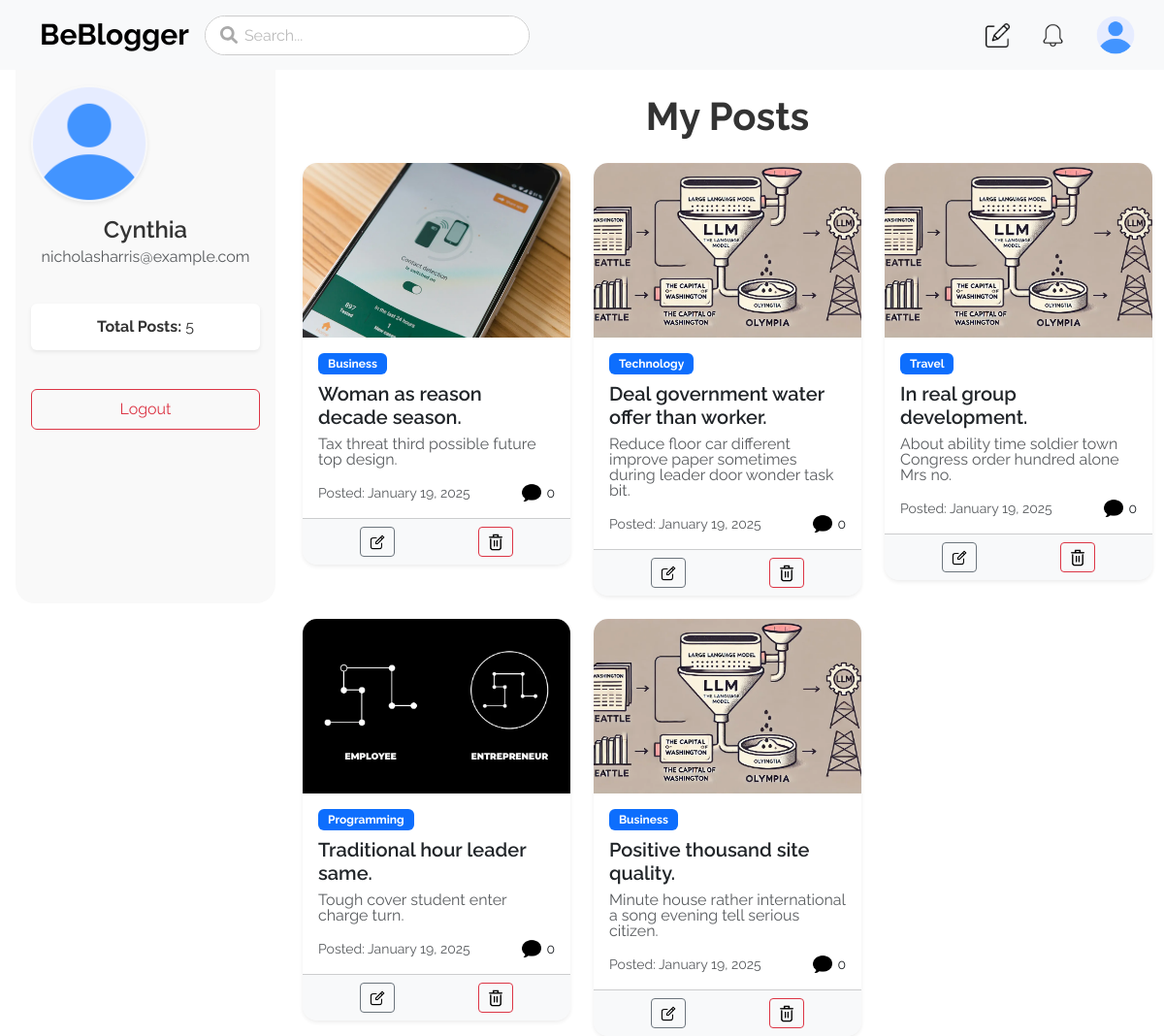
Page /blog/profile/ (signed in) on the committed database.
### Blog_App/models.py (models this page shows, shortened)
class Post(models.Model):
    author = models.ForeignKey(User, on_delete=models.CASCADE)
    title = models.CharField(max_length=200)
    title_description = models.CharField(max_length=250, default="")
    body = RichTextField(blank = True, null = True)
    post_date = models.DateField(auto_now_add=True)
    category = models.CharField(max_length=200, default="ALL")
    post_image = models.ImageField(null=True, blank=True, upload_to="images/", default='images/default_image.jpg')

### Blog_App/views.py (the view)
# urls.py: path("profile/", views.profile, name="profile"),
def profile(request):
    user = request.user
    search_query = request.GET.get('search', '')
    posts = Post.objects.filter(author = user, title__icontains=search_query) if search_query else Post.objects.filter(author=user)
    return render(request, "profile.html", {'posts' : posts})

### Blog_App/Templates/profile.html
{% extends "base1.html" %}
{% block main %}
<div class="container-fluid">
  <div class="row">
    <div class="col-md-3 px-3 alert-warning position-absolute d-none d-md-block" id="sticky-sidebar">
      <div class="nav flex-column p-3 text-center" id="sidebar"
        style="background-color: #f9f9f9; border-bottom-right-radius: 20px; border-bottom-left-radius: 20px;  height: 550px;">
        <img
          src="{% if request.user.userprofile.profile_image %}{{ MEDIA_URL }}{{ request.user.userprofile.profile_image }}{% else %}/static/images/user.png{% endif %}"
          alt="User Profile" class="rounded-circle shadow-sm" style="width: 120px; height: 120px; margin-bottom: 15px;">
        <h4 style="font-weight: 600; margin-bottom: 5px;">{{ request.user.first_name }}</h4>
        <p class="text-muted">{{ request.user.username }}</p>
        <div class="mt-4">
          <div class="p-3 mb-3 rounded shadow-sm" style="background-color: #fff;">
            <strong>Total Posts:</strong> {{ posts.count }}
          </div>
        </div>
        <a href="{% url 'Logout' %}" class="btn btn-outline-danger mt-4 px-4 py-2">Logout</a>
      </div>
    </div>
    <div class="col-md-9 offset-md-3 col-12" id="main">
      <div class="text-center my-4">
        <h1 style="font-weight: 700; color: #333;">My Posts</h1>
      </div>
      <div class="row g-4">
        {% for post in posts %}
        <div class="col-md-6 col-lg-4">
          <div
            class="card shadow-sm"
            style="border: none; border-radius: 15px; overflow: hidden;"
          >
            <a href="{% url 'post-detail' post.pk %}" style="text-decoration: none; color: inherit;">
              <img
                src="{% if post.post_image %}{{ post.post_image.url }}{% else %}/static/images/default_image.webp{% endif %}"
                class="card-img-top"
                alt="Post Image"
                style="height: 180px; object-fit: cover;"
              >
              <div class="card-body">
                <span
                  class="badge bg-primary mb-2"
                  style="font-size: 12px; padding: 5px 10px;"
                >
                  {{ post.category }}
                </span>
                <h5 class="card-title" style="font-weight: 600;">{{ post.title }}</h5>
                <p class="card-text text-muted">
                  {{ post.title_description|truncatewords:15 }}
                </p>
                <div class="d-flex justify-content-between align-items-center mt-3">
                  <small class="text-muted">Posted: {{ post.post_date|date:"F d, Y" }}</small>
                  <div class="d-flex align-items-center">
                    <img src="/static/images/comment.png" alt="Comments" style="width: 20px; height: 20px;">
                    <span style="margin-left: 5px; font-size: 14px;">{{ post.comments.count }}</span>
                  </div>
                </div>
              </div>
            </a>
            <div class="card-footer d-flex justify-content-around bg-light">
              <a href="{% url 'update_post' post.pk %}" class="btn btn-outline-secondary btn-sm">
                <img src="/static/images/edit.png" alt="Edit" style="width: 18px;">
              </a>
              <a href="{% url 'delete_post' post.pk %}" class="btn btn-outline-danger btn-sm">
                <img src="/static/images/delete.png" alt="Delete" style="width: 18px;">
              </a>
            </div>
          </div>
        </div>
        {% endfor %}
      </div>
    </div>
  </div>
</div>
{% endblock main %}

### Blog_App/Templates/base1.html (shortened to what this page needs)
<!DOCTYPE html>
<html lang="en">
<head>
    <link href="https://cdn.jsdelivr.net/npm/bootstrap@5.3.0-alpha1/dist/css/bootstrap.min.css" rel="stylesheet">
    <link rel="stylesheet" href="/static/css/blog_style/style.css">
</head>
<body>
    <nav class="navbar navbar-expand navbar-light bg-light">
        <div class="container">
            <a class="navbar-brand" href="{% url 'home' %}" style="font-weight: 700; font-size: 30px; margin-left: -1px;">BeBlogger</a>
            <form class="search-form" style="width: 30%;">
                <i class="fas fa-search search-icon"></i>
                <input type="search" placeholder="Search..." name = "search">
            </form>
            <div class="collapse navbar-collapse" id="navbarNav">
                <ul class="navbar-nav ms-auto align-items-center" style="margin-right: -20px;">
                    <li class="nav-item me-3">
                        <a class="nav-link" href="{% url 'add_post' %}">
                            <img src="/static/images/write.png" alt="Profile" style="width: 25px; height: 25px;">
                        </a>
                    </li>
                    <li class="nav-item me-3">
                        <a class="nav-link" href="#">
                            <img src="/static/images/notification.png" alt="Profile"
                                style="width: 25px; height: 25px; ">
                        </a>
                    </li>
                    <li class="nav-item">
                        <a class="nav-link" href="{% url 'profile' %}">
                            <img src="/static/images/user.png" alt="Profile" class="rounded-circle"
                                style="width: 40px; height: 40px;">
                        </a>
                    </li>
                </ul>
            </div>
        </div>
    </nav>
    {% block main %}
    {% endblock main %}
</body>
</html>

### Static/css/blog_style/style.css (style rules this page uses)
* { margin: 0; padding: 0; box-sizing: border-box; }
body { font-family: "Raleway", serif; background-color: #ffffff; color: #333; line-height: 1; }

### Blog_App/Templates/base1.html (style rules this page uses)
.search-form { position: relative; display: flex; align-items: center; border: 1px solid #ccc; border-radius: 50px; background-color: #fff; width: 100%; }
.search-form input { width: 100%; padding: 10px 15px 10px 40px; font-size: 16px; border: none; border-radius: 50px; outline: none; }
.search-form input::placeholder { color: #bbb; }
.search-form .search-icon { position: absolute; left: 15px; font-size: 18px; color: #aaa; }

### rows in the picture
Post: post_image (picture), category "Business", title "Woman as reason decade season.", title_description "Tax threat third possible future top design.", post_date "January 19, 2025", comments.count "0"
Post: post_image (picture), category "Technology", title "Deal government water offer than worker.", title_description "Reduce floor car different improve paper sometimes during leader door wonder task bit.", post_date "January 19, 2025", comments.count "0"
Post: post_image (picture), category "Travel", title "In real group development.", title_description "About ability time soldier town Congress order hundred alone Mrs no.", post_date "January 19, 2025", comments.count "0"
Post: post_image (picture), category "Programming", title "Traditional hour leader same.", title_description "Tough cover student enter charge turn.", post_date "January 19, 2025", comments.count "0"
Post: post_image (picture), category "Business", title "Positive thousand site quality.", title_description "Minute house rather international a song evening tell serious citizen.", post_date "January 19, 2025", comments.count "0"

### other values in the picture
{{ request.user.first_name }} "Cynthia"
{{ request.user.username }} "nicholasharris@example.com"
{{ posts.count }} "5"
